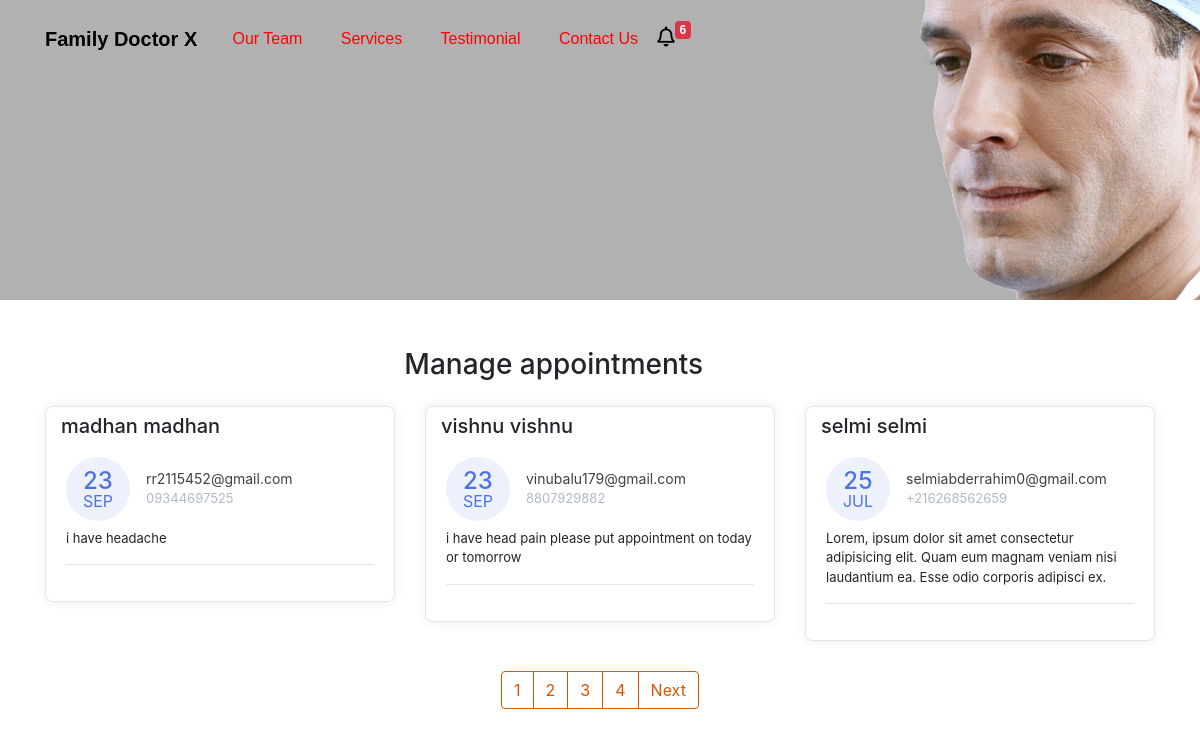
The page /manage-appointments/ on the database its author committed.
### doctor/models.py (models this page shows, shortened)
class Appointment(models.Model):
    first_name = models.CharField(max_length=50)
    last_name = models.CharField(max_length=50)
    email = models.CharField(max_length=50)
    phone = models.CharField(max_length=50)
    request = models.TextField(blank=True)
    sent_date = models.DateField(auto_now_add=True)
    accepted = models.BooleanField(default=False)
    accepted_date = models.DateField(auto_now_add=False, null=True, blank=True)
    class Meta:
        ordering = ["-sent_date"]

### doctor/views.py (the view, shortened to what this page needs)
# urls.py: path("manage-appointments/", ManageAppointmentTemplateView.as_view(), name="manage"),
class ManageAppointmentTemplateView(ListView):
    template_name = "manage-appointments.html"
    model = Appointment
    context_object_name = "appointments"
    login_required = True
    paginate_by = 3
    def get_context_data(self,*args, **kwargs):
        context = super().get_context_data(*args, **kwargs)
        appointments = Appointment.objects.all()
        context.update({
            "title":"Manage Appointments"
        })
        return context

### doctor/context_processors.py (called while the page is built)
def get_notification(request):
    count = Appointment.objects.filter(accepted=False).count()
    data = {
        "count":count
    }
    return data

### templates/manage-appointments.html (shortened to what this page needs)
{% extends 'base.html' %}
{% block content %}
    <div class="container mt-5">
        <div class="col-11 text-center mt-4 mb-4">
            <h3>
                Manage appointments
            </h3>
        </div>
        <div class="row">
        {% for app in appointments %}
            <div class="col-lg-4">
                <div class="card card-margin">
                    <div class="card-header no-border">
                        <h5 class="card-title">{{app.first_name}} {{app.last_name}}</h5>
                    </div>
                    <div class="card-body pt-0">
                        <div class="widget-49">
                            <div class="widget-49-title-wrapper">
                                <div class="widget-49-date-primary">
                                    <span class="widget-49-date-day">{{app.sent_date|date:"d"}}</span>
                                    <span class="widget-49-date-month">{{app.sent_date|date:"M"}}</span>
                                </div>
                                <div class="widget-49-meeting-info">
                                    <span class="widget-49-pro-title">{{app.email}}</span>
                                    <span class="widget-49-meeting-time">{{app.phone}}</span>
                                </div>
                            </div>
                            <div class="widget-49-meeting-points">
                                <span>{{app.request}}</span>
                            </div>
                            <hr class="w-100">
                        </div>
                    </div>
                </div>
            </div>
        {% endfor %}
        </div>
        {% if is_paginated %}
        <div class="wrapper">
            <nav aria-label="Page navigation example">
                <ul class="pagination">
                    {% for number in page_obj.paginator.page_range %}
                    <li class="page-item"><a class="page-link" href="?page={{number}}">{{number}}</a></li>
                    {% endfor %}
                    {% if page_obj.has_next %}
                    <li class="page-item"><a class="page-link" href="?page={{page_obj.prebious_page_number}}">Next</a></li>
                    {% endif %}
                </ul>
            </nav>
        </div>
        {% endif %}
{% endblock content %}

### templates/base.html (shortened to what this page needs)
{% load static %}
<!DOCTYPE html>
<html lang="en">
<head>
  <link href="{% static 'css/bootstrap.min.css' %}" rel="stylesheet">
  <link rel="stylesheet" href="https://cdnjs.cloudflare.com/ajax/libs/font-awesome/5.15.3/css/all.min.css" />
  <link rel="stylesheet" href="{% static 'css/styles.css' %}" />
</head>
<body>
  <div class="header" style="
  background: rgb(177, 177, 177) url('../static/img/do.jpg') no-repeat fixed center
  {% if "appointment" in request.path %}
  max-height:300px!important;min-height:300px!important;
  {% endif %}
  ">
    <nav class="navbar navbar-dark navbar-expand-md navigation-clean-search">
        <div class="container"><a class="navbar-brand" href="{% url 'home' %}">Family Doctor X</a>
            <div class="collapse navbar-collapse"
                id="navcol-1">
                <ul class="nav navbar-nav">
                    <li class="nav-item" role="presentation">
                        <a class="nav-link active" href="#team"style="color:red;">Our Team</a>
                    </li>
                    <li class="nav-item" role="presentation">
                        <a class="nav-link active" href="#services"style="color:red;">Services</a>
                    </li>
                    <li class="nav-item" role="presentation">
                        <a class="nav-link active" href="#reviews"style="color:red;">Testimonial</a>
                    </li>
                    <li class="nav-item" role="presentation">
                        <a class="nav-link active" href="#contact"style="color:red;">Contact Us</a>
                    </li>
                  <li class="nav-item" role="presentation">
                    <a href="{% url 'manage' %}" style="float: left;cursor:pointer;" aria-expanded="true" title="You Have 6 New Appointments">
                      <i class="far fa-bell" style="font-size: 20px; float: left; color: black">
                      </i>
                  </a>
                  <span class="badge badge-danger">{{count}}</span>
                </li>
                </ul>
            </div>
        </div>
    </nav>
</div>
    {% block content %}{% endblock content %}
</body>
</html>

### static/css/styles.css (style rules this page uses)
.header { background: rgb(177, 177, 177) url("img/header.png") no-repeat fixed center; min-height: 1000px; font-family:'Source Sans Pro', sans-serif; }
@media (min-width:768px) { .header { padding-bottom:120px; } }
.header .navbar { background:transparent; padding-top:.75rem; padding-bottom:.75rem; color: black; border-radius:0; box-shadow:none; border:none; }
@media (min-width:768px) { .header .navbar { padding-top:1rem; padding-bottom:1rem; } }
.header .navbar .navbar-brand { font-weight:bold; color:inherit; }
.header .navbar .navbar-collapse { border-top:1px solid rgba(255,255,255,0.3); margin-top:.5rem; }
@media (min-width:768px) { .header .navbar .navbar-collapse { border-color:transparent; margin:0; } }
.header .navbar .navbar-nav a.active, .header .navbar .navbar-nav > .show .dropdown-item { background:none; box-shadow:none; }
@media (min-width: 768px) { .header .navbar-nav .nav-link { padding-left:.7rem; padding-right:.7rem; } }
@media (min-width: 992px) { .header .navbar-nav .nav-link { padding-left:1.2rem; padding-right:1.2rem; } }
@media (min-width: 768px) { .navbar-nav>li>a { padding-top: 10px; padding-bottom: 10px; } }

### rows shown on the page
Appointment: first_name "madhan", last_name "madhan", sent_date "23", sent_date "SEP", email "rr2115452@gmail.com", phone "09344697525", request "i have headache"
Appointment: first_name "vishnu", last_name "vishnu", sent_date "23", sent_date "SEP", email "vinubalu179@gmail.com", phone "8807929882", request "i have head pain please put appointment on today or tomorrow"
Appointment: first_name "selmi", last_name "selmi", sent_date "25", sent_date "JUL", email "selmiabderrahim0@gmail.com", phone "+216268562659", request "Lorem, ipsum dolor sit amet consectetur adipisicing elit. Quam eum magnam veniam nisi laudantium ea. Esse odio corporis adipisci ex."

### other values the page prints
{{ count }} "6"
{{ number }} "1" "2" "3" "4"
